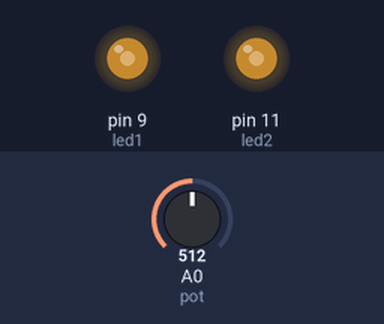
A sketch run on a simulated Arduino Uno, built with avr-gcc and run on an emulated ATmega328P. On the bench: output pins drawn as LEDs (lit = HIGH). Inputs (shaded band) come from the test bench; at power-on: A0 (pot) = 512.

Above: at 1.2 s.
1.3 s: A0 (pot) set to 716
At 2.5 s:
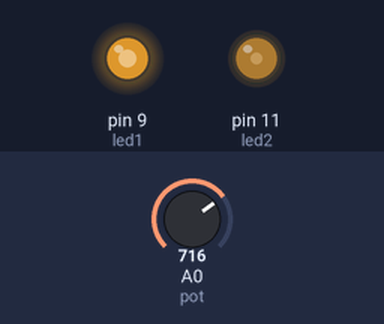
2.8 s: A0 (pot) set to 900
At 3.8 s:
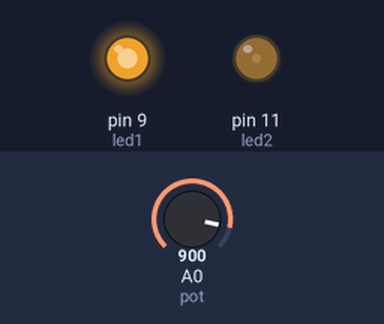
4.3 s: A0 (pot) set to 1023
At 4.9 s:
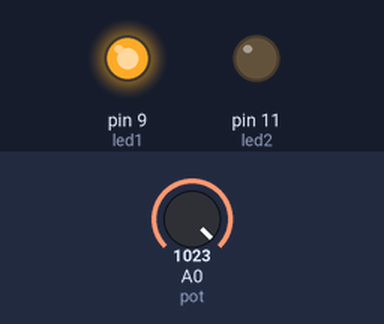
5.8 s: A0 (pot) set to 306
At 6.1 s:
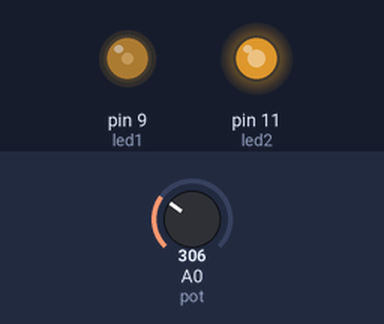
7.3 s: A0 (pot) set to 122
At 8.4 s:
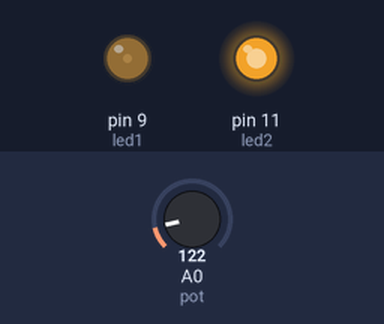
8.8 s: A0 (pot) set to 511
At 9.6 s:
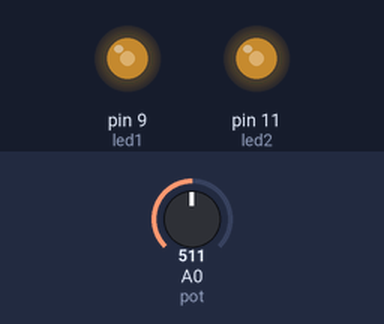
Timing chart, 0 to 11.3 s (numbered marks = the images above; inputs shaded):
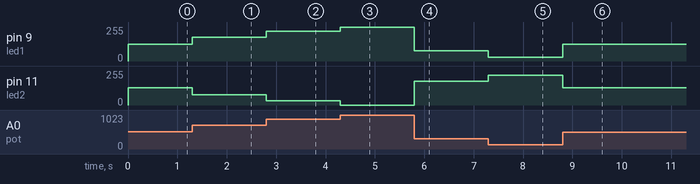

Measured:
- after the input at 1.3 s, pin 9 (led1): 127/255 → 178/255 at once; pin 11 (led2): 128/255 → 77/255 at once
- after the input at 2.8 s, pin 9 (led1): 178/255 → 224/255 at once; pin 11 (led2): 77/255 → 31/255 at once
- after the input at 4.3 s, pin 9 (led1): 224/255 → 255/255 at once; pin 11 (led2): 31/255 → 0/255 at once
- after the input at 5.8 s, pin 9 (led1): 255/255 → 76/255 at once; pin 11 (led2): 0/255 → 179/255 at once
- after the input at 7.3 s, pin 9 (led1): 76/255 → 30/255 at once; pin 11 (led2): 179/255 → 225/255 at once
- after the input at 8.8 s, pin 9 (led1): 30/255 → 127/255 at once; pin 11 (led2): 225/255 → 128/255 at once

The sketch:

PotReverseLight.ino
```cpp
#define led1 9
#define led2 11
#define pot A0

void setup() {
  // put your setup code here, to run once:

}

void loop() {
  int red = analogRead(pot);
  red = map(red,0,1023,0,255);
  analogWrite(led1, red);
  int green = 255 - red;
  analogWrite(led2, green);


}
```
